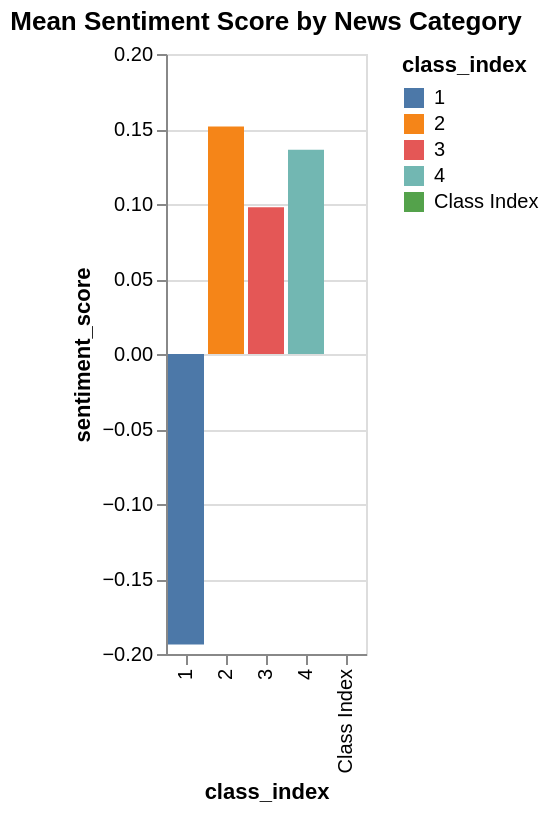

Here is the notebook cell this chart was saved with:
### Code cell
import altair as alt
alt.data_transformers.enable('default')

dfg_class_alt = df_output.groupby('class_index')['sentiment_score'].mean().reset_index()

chart = alt.Chart(dfg_class_alt).mark_bar().encode(
    x='class_index:N',
    y='sentiment_score:Q',
    color='class_index:N',
    tooltip=['class_index', 'sentiment_score']
).properties(title='Mean Sentiment Score by News Category').interactive()

chart

### Figure 1 — Vega-Lite specification as saved in the notebook (floating-point values rounded to 4 significant figures)
{"config": {"view": {"continuousWidth": 300, "continuousHeight": 300}}, "data": {"name": "data-2b0c7e136701fdf14b5f3dbaa84c20a6"}, "mark": {"type": "bar"}, "encoding": {"color": {"field": "class_index", "type": "nominal"}, "tooltip": [{"field": "class_index", "type": "nominal"}, {"field": "sentiment_score", "type": "quantitative"}], "x": {"field": "class_index", "type": "nominal"}, "y": {"field": "sentiment_score", "type": "quantitative"}}, "params": [{"name": "param_1", "select": {"type": "interval", "encodings": ["x", "y"]}, "bind": "scales"}], "title": "Mean Sentiment Score by News Category", "$schema": "https://vega.github.io/schema/vega-lite/v5.20.1.json", "datasets": {"data-2b0c7e136701fdf14b5f3dbaa84c20a6": [{"class_index": "1", "sentiment_score": -0.1936}, {"class_index": "2", "sentiment_score": 0.1516}, {"class_index": "3", "sentiment_score": 0.09779}, {"class_index": "4", "sentiment_score": 0.1362}, {"class_index": "Class Index", "sentiment_score": 0.0}]}}
